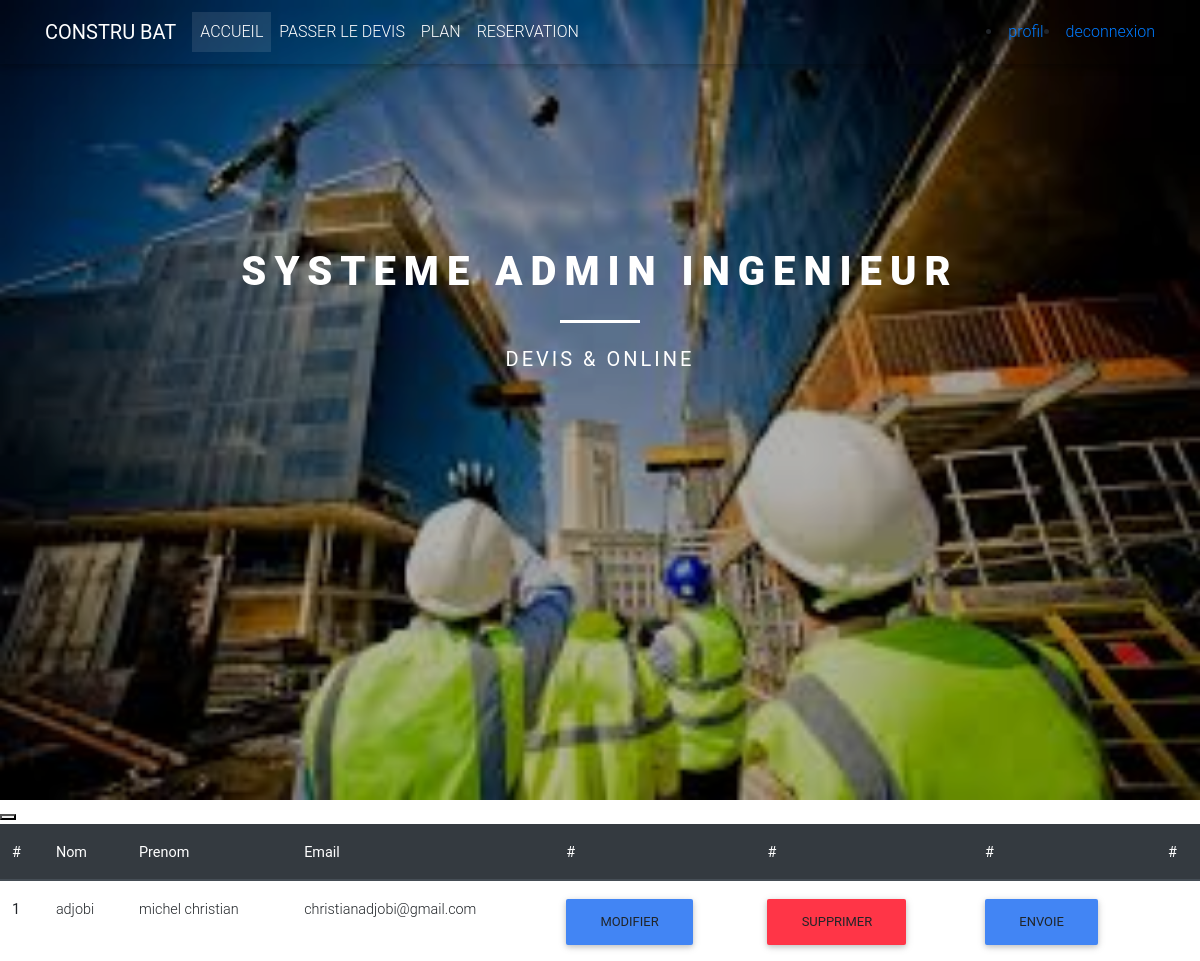
Page /dashingenieur.php (signed in) on the committed database.
### tables this page shows
CREATE TABLE `user` (
  `id` int(11) NOT NULL,
  `nom` varchar(100) NOT NULL,
  `prenom` varchar(50) NOT NULL,
  `email` varchar(100) NOT NULL,
  `telephone` varchar(50) NOT NULL,
  `motdepasse` varchar(100) NOT NULL,
  `jour` datetime NOT NULL DEFAULT CURRENT_TIMESTAMP
);

### dashingenieur.php (the view, shortened to what this page needs)
<?php
if ($_SESSION['id']) {
 ?>
<?php
require'traitement/database.php';
$donnee=$bdd->prepare('SELECT * FROM user WHERE id=?');
$donnee->execute(array($_SESSION['id']));
$affiche = $donnee->fetch();
 ?>
<!DOCTYPE html>
<html>
<head>
  <link rel="stylesheet" href="https://use.fontawesome.com/releases/v5.6.1/css/all.css">
  <link href="css/bootstrap.min.css" rel="stylesheet">
  <link href="css/mdb.min.css" rel="stylesheet">
  <link href="css/style.css" rel="stylesheet">
  <link rel="stylesheet" href="aos-master/dist/aos.css">
</head>
<body>
  <header>
          <nav class="navbar navbar-expand-lg navbar-dark fixed-top scrolling-navbar">
            <div class="container">
              <a class="navbar-brand" href="#"><strong>CONSTRU BAT</strong></a>
              <div class="collapse navbar-collapse" id="navbarSupportedContent-7">
                <ul class="navbar-nav mr-auto">
                  <li class="nav-item active">
                    <a class="nav-link" href="client.php">ACCUEIL <span class="sr-only">(current)</span></a>
                  </li>
                  <li class="nav-item">
                    <a class="nav-link" href="login.php">PASSER LE DEVIS</a>
                  </li>
                <li class="nav-item">
                    <a class="nav-link" href="plan.php">PLAN</a>
                  </li>
                <li class="nav-item">
                    <a class="nav-link" href="dashclient.php">RESERVATION</a>
                  </li>
                </ul>
                  <div class="md-form my-0">
                  <li><a href="profil.php"  class="lien"><span class="glyphicon glyphicon-user" ></span>profil</a></li>
                  </div>
                    <div class="md-form my-0">
                  <li><a  href="traitement/deconnection.php" class="lien">deconnexion</a></li>
                  </div>
              </div>
            </div>
          </nav>
          <div class="view" style="background-image: url('image/banner.jpg'); background-repeat: no-repeat; background-size: cover; background-position: center center;">
            <div class="mask rgba-black-light align-items-center">
              <div class="container">
                <div class="row">
                  <div class="col-md-12 mb-4 white-text text-center" style="margin-top: 200px;">
                    <h1 class="h1-reponsive white-text text-uppercase font-weight-bold mb-0 pt-md-5 pt-5 wow fadeInDown" data-wow-delay="0.3s"><strong>systeme admin ingenieur</strong></h1>
                    <hr class="hr-light my-4 wow fadeInDown" data-wow-delay="0.4s">
                    <h5 class="text-uppercase mb-4 white-text wow fadeInDown" data-wow-delay="0.4s"><strong>devis & online</strong></h5>
                  </div>
                </div>
              </div>
            </div>
          </div>
</header>
<table class="table">
  <thead class="thead-dark">
    <tr>
      <th scope="col">#</th>
      <th scope="col">Nom</th>
      <th scope="col">Prenom</th>
      <th scope="col">Email</th>
      <th scope="col">#</th>
      <th scope="col">#</th>
      <th scope="col">#</th>
       <th scope="col">#</th>
    </tr>
  </thead>
  <tbody>
       <?php
     $voir=$bdd->query('SELECT*FROM user ORDER BY nom');
   while ($m=$voir->fetch()) {
       ?>
    <tr>
      <th scope="row">1</th>
      <td><?php echo $m['nom'] ?></td>
      <td><?php echo $m['prenom'] ?></td>
      <td><?php echo $m['email'] ?></td>
      <td>  <a class="btn btn-primary" href="modifier.php?id=<?= $m['id']?>"><span class="glyphicon glyphicon-pencil"></span> Modifier</a></td>
      <td>
     <a class="btn btn-danger" href= "traitement/supprimer.php?id=<?= $m['id']?>"><span class="glyphicon glyphicon-remove"></span> Supprimer</a></td>
     <td>
     <a class="btn btn-primary"  href="mailto:<?php echo $affiche['email'] ?>">envoie</a></td>
    </tr>
      <button onclick="window.print();"></button>
       <?php } ?>
  </tbody>
</table>
</body>
</html>
<?php }
else{
}
 ?>

### css/style.css (style rules this page uses)
html, body, header, .view { height: 100%; }
.navbar:not(.top-nav-collapse) { background: transparent !important; }
h1 { letter-spacing: 8px; }
h5 { letter-spacing: 3px; }
.hr-light { border-top: 3px solid #fff; width: 80px; }

### rows in the picture
user: nom "adjobi", prenom "michel christian", email "christianadjobi@gmail.com"
